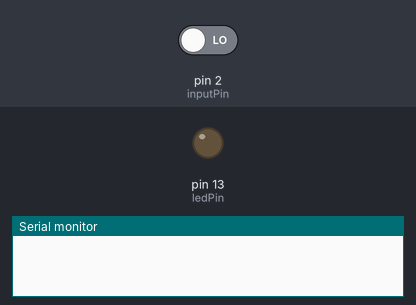
Bench run of a sketch on a simulated Arduino Uno, built with avr-gcc and run on an emulated ATmega328P. Shown: output pins drawn as LEDs (lit = HIGH), the last lines printed to the serial monitor. Inputs (shaded band) come from the test bench; at power-on: pin 2 (inputPin) LOW.

Above: at 1.2 s.
1.3 s: pin 2 (inputPin) driven HIGH
At 2.0 s:
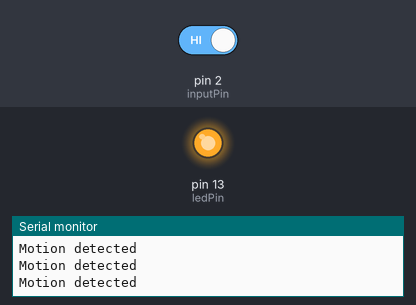
2.8 s: pin 2 (inputPin) driven LOW
At 3.9 s:
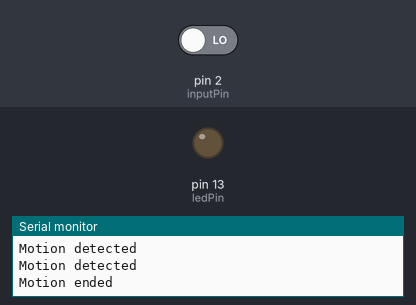
Timing chart, 0 to 5.8 s (numbered marks = the images above; inputs shaded):
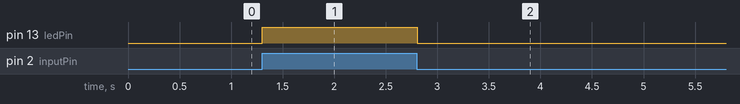

The sketch:

motion-blink.ino
```cpp
int ledPin = 13;                          // choose the pin for the LED
int inputPin = 2;                         // choose the input pin (for PIR sensor)
int pirState = LOW;                       // assume no motion detected at the start
int val = 0;                              // variable for reading the pin status


void setup() {

  pinMode(ledPin, OUTPUT);                // declare LED as output
  pinMode(inputPin, INPUT);               // declare sensor as input

  Serial.begin(9600);
}

void loop() {
  val = digitalRead(inputPin);            // reads input value
  if (val == HIGH) {                      // check if input is HIGH
    // we have just turned on
    digitalWrite(ledPin, HIGH);           // turn LED on
    Serial.println("Motion detected");
    // we only want to print on the output change, not state
    pirState = HIGH;
} else {
  digitalWrite(ledPin, LOW);              // turn LED off
  if (pirState == HIGH){
    // we have just turned off
    Serial.println("Motion ended");
    // we only want to print output change, not state
    pirState = LOW;
  }
}}
```

Measured:
- after the input at 1.3 s, pin 13 (ledPin): LOW → HIGH at once
- after the input at 2.8 s, pin 13 (ledPin): HIGH → LOW at once
